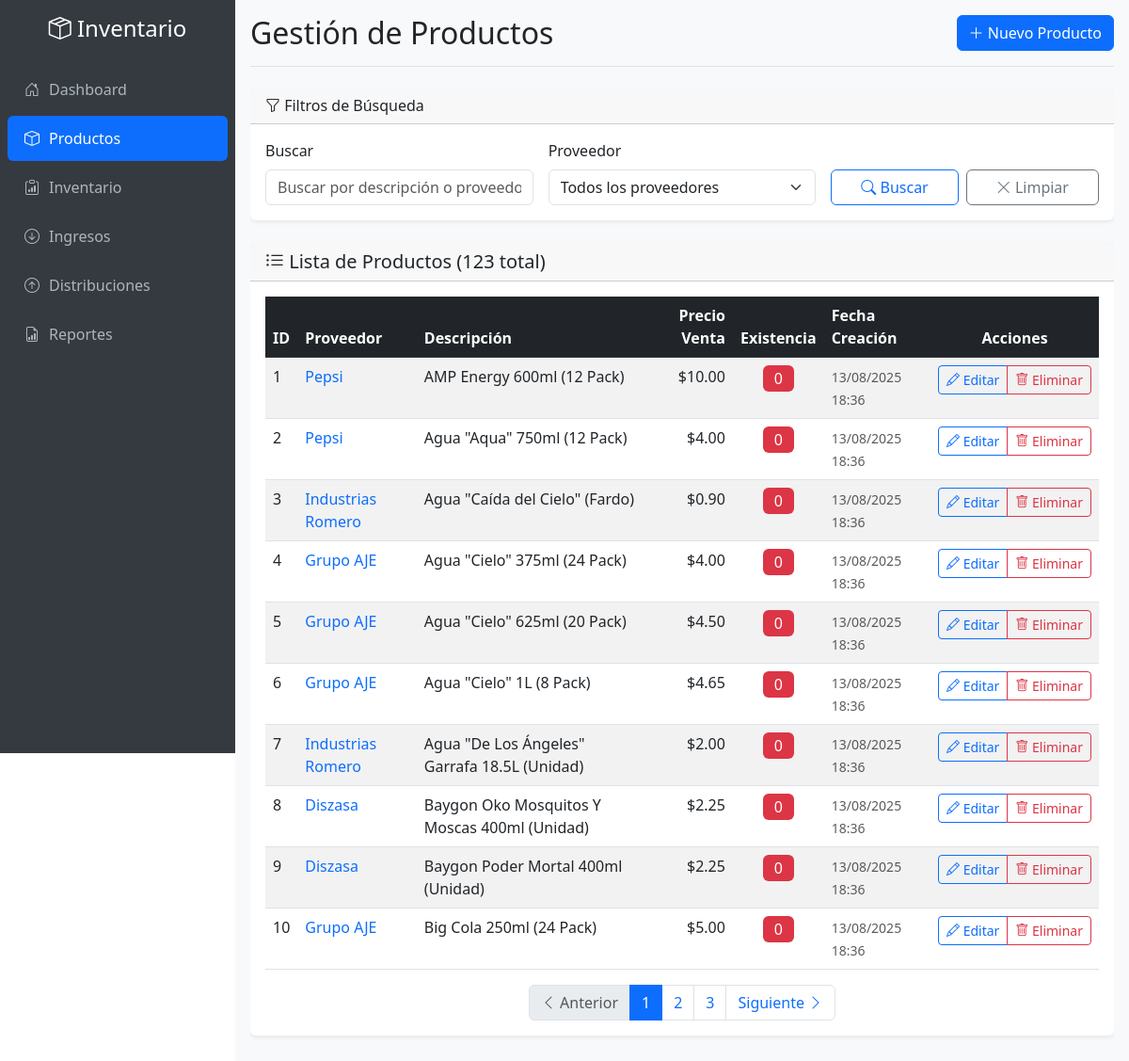
The page /productos.php on the database its author committed.
### tables this page shows
CREATE TABLE productos (
    id INT PRIMARY KEY AUTO_INCREMENT,
    proveedor VARCHAR(255) NOT NULL,
    descripcion TEXT NOT NULL,
    precio_venta DECIMAL(10,2) NOT NULL,
    existencia INT DEFAULT 0,
    fecha_creacion TIMESTAMP DEFAULT CURRENT_TIMESTAMP,
    fecha_actualizacion TIMESTAMP DEFAULT CURRENT_TIMESTAMP ON UPDATE CURRENT_TIMESTAMP
);

### productos.php (the view, shortened to what this page needs)
<?php
$database = new Database();
$db = $database->getConnection();
$page = isset($_GET['page']) ? (int)$_GET['page'] : 1;
$limit = 10;
$offset = ($page - 1) * $limit;
$search = isset($_GET['search']) ? $_GET['search'] : '';
$proveedor_filter = isset($_GET['proveedor']) ? $_GET['proveedor'] : '';
$where_conditions = [];
$params = [];
$where_clause = !empty($where_conditions) ? "WHERE " . implode(" AND ", $where_conditions) : "";
$count_query = "SELECT COUNT(*) as total FROM productos $where_clause";
$stmt_count = $db->prepare($count_query);
$stmt_count->execute($params);
$total_productos = $stmt_count->fetch()['total'];
$total_pages = ceil($total_productos / $limit);
$query = "SELECT * FROM productos $where_clause ORDER BY fecha_creacion DESC LIMIT $limit OFFSET $offset";
$stmt = $db->prepare($query);
$stmt->execute($params);
$productos = $stmt->fetchAll();
?>
<!DOCTYPE html>
<html lang="es">
<head>
    <link href="https://cdn.jsdelivr.net/npm/bootstrap@5.3.0/dist/css/bootstrap.min.css" rel="stylesheet">
    <link href="https://cdn.jsdelivr.net/npm/bootstrap-icons@1.10.0/font/bootstrap-icons.css" rel="stylesheet">
</head>
<body>
    <div class="app-container">
        <nav class="sidebar" id="sidebar">
            <div class="pt-3">
                <div class="text-center mb-4">
                    <h4 class="text-white d-none d-lg-block">
                        <i class="bi bi-box-seam"></i> Inventario
                    </h4>
                </div>
                <ul class="nav flex-column">
                    <li class="nav-item">
                        <a class="nav-link" href="index.php">
                            <i class="bi bi-house-door"></i> Dashboard
                        </a>
                    </li>
                    <li class="nav-item">
                        <a class="nav-link active" href="productos.php">
                            <i class="bi bi-box"></i> Productos
                        </a>
                    </li>
                    <li class="nav-item">
                        <a class="nav-link" href="inventario.php">
                            <i class="bi bi-clipboard-data"></i> Inventario
                        </a>
                    </li>
                    <li class="nav-item">
                        <a class="nav-link" href="ingresos.php">
                            <i class="bi bi-arrow-down-circle"></i> Ingresos
                        </a>
                    </li>
                    <li class="nav-item">
                        <a class="nav-link" href="distribuciones.php">
                            <i class="bi bi-arrow-up-circle"></i> Distribuciones
                        </a>
                    </li>
                    <li class="nav-item">
                        <a class="nav-link" href="reportes.php">
                            <i class="bi bi-file-earmark-bar-graph"></i> Reportes
                        </a>
                    </li>
                </ul>
            </div>
        </nav>
        <main class="main-content">
            <div class="content-wrapper">
                <div class="d-flex justify-content-between flex-wrap align-items-center mb-4 pb-3 border-bottom">
                    <h1 class="h2 mb-0">Gestión de Productos</h1>
                    <button type="button" class="btn btn-primary" data-bs-toggle="modal" data-bs-target="#modalProducto">
                        <i class="bi bi-plus-lg"></i>
                        <span class="d-none d-sm-inline">Nuevo Producto</span>
                    </button>
                </div>
                <div class="card mb-4 animate-in">
                    <div class="card-header">
                        <h6 class="mb-0">
                            <i class="bi bi-funnel"></i> Filtros de Búsqueda
                        </h6>
                    </div>
                    <div class="card-body">
                        <form method="GET" class="row g-3">
                            <div class="col-md-4">
                                <label for="search" class="form-label">Buscar</label>
                                <input type="text" class="form-control" id="search" name="search"
                                       value="<?php echo htmlspecialchars($search); ?>"
                                       placeholder="Buscar por descripción o proveedor...">
                            </div>
                            <div class="col-md-4">
                                <label for="proveedor" class="form-label">Proveedor</label>
                                <select class="form-select" id="proveedor" name="proveedor">
                                    <option value="">Todos los proveedores</option>
                                </select>
                            </div>
                            <div class="col-md-4 d-flex align-items-end gap-2">
                                <button type="submit" class="btn btn-outline-primary flex-fill">
                                    <i class="bi bi-search"></i>
                                    <span class="d-none d-sm-inline">Buscar</span>
                                </button>
                                <a href="productos.php" class="btn btn-outline-secondary flex-fill">
                                    <i class="bi bi-x-lg"></i>
                                    <span class="d-none d-sm-inline">Limpiar</span>
                                </a>
                            </div>
                        </form>
                    </div>
                </div>
                <div class="card animate-in">
                    <div class="card-header">
                        <h5 class="card-title mb-0">
                            <i class="bi bi-list-ul"></i>
                            Lista de Productos (<?php echo number_format($total_productos); ?> total)
                        </h5>
                    </div>
                    <div class="card-body">
                        <?php if (count($productos) > 0): ?>
                            <div class="table-responsive">
                                <table class="table table-striped table-hover mb-0">
                                    <thead class="table-dark">
                                        <tr>
                                            <th>ID</th>
                                            <th>Proveedor</th>
                                            <th>Descripción</th>
                                            <th class="text-end">Precio Venta</th>
                                            <th class="text-center">Existencia</th>
                                            <th class="d-none d-md-table-cell">Fecha Creación</th>
                                            <th class="table-actions text-center">Acciones</th>
                                        </tr>
                                    </thead>
                                    <tbody>
                                        <?php foreach ($productos as $producto): ?>
                                            <tr>
                                                <td class="fw-medium"><?php echo $producto['id']; ?></td>
                                                <td>
                                                    <span class="fw-medium text-primary">
                                                        <?php echo htmlspecialchars($producto['proveedor']); ?>
                                                    </span>
                                                </td>
                                                <td>
                                                    <span title="<?php echo htmlspecialchars($producto['descripcion']); ?>">
                                                        <?php echo htmlspecialchars($producto['descripcion']); ?>
                                                    </span>
                                                </td>
                                                <td class="text-end fw-medium">
                                                    $<?php echo number_format($producto['precio_venta'], 2); ?>
                                                </td>
                                                <td class="text-center">
                                                    <span class="badge fs-6 <?php echo $producto['existencia'] == 0 ? 'bg-danger' : ($producto['existencia'] < 10 ? 'bg-warning text-dark' : 'bg-success'); ?>">
                                                        <?php echo number_format($producto['existencia']); ?>
                                                    </span>
                                                </td>
                                                <td class="d-none d-md-table-cell text-muted">
                                                    <small><?php echo date('d/m/Y H:i', strtotime($producto['fecha_creacion'])); ?></small>
                                                </td>
                                                <td class="table-actions text-center">
                                                    <div class="btn-group" role="group">
                                                        <button type="button" class="btn btn-sm btn-outline-primary"
                                                                onclick="editarProducto(<?php echo htmlspecialchars(json_encode($producto)); ?>)"
                                                                title="Editar producto">
                                                            <i class="bi bi-pencil"></i>
                                                            <span class="d-none d-lg-inline"> Editar</span>
                                                        </button>
                                                        <button type="button" class="btn btn-sm btn-outline-danger"
                                                                onclick="eliminarProducto(<?php echo $producto['id']; ?>, '<?php echo htmlspecialchars($producto['descripcion']); ?>')"
                                                                title="Eliminar producto">
                                                            <i class="bi bi-trash"></i>
                                                            <span class="d-none d-lg-inline"> Eliminar</span>
                                                        </button>
                                                    </div>
                                                </td>
                                            </tr>
                                        <?php endforeach; ?>
                                    </tbody>
                                </table>
                            </div>
                            <?php if ($total_pages > 1): ?>
                                <nav aria-label="Navegación de productos" class="mt-3">
                                    <ul class="pagination justify-content-center mb-0">
                                        <li class="page-item <?php echo $page <= 1 ? 'disabled' : ''; ?>">
                                            <a class="page-link" href="?page=<?php echo $page - 1; ?>&search=<?php echo urlencode($search); ?>&proveedor=<?php echo urlencode($proveedor_filter); ?>">
                                                <i class="bi bi-chevron-left"></i>
                                                <span class="d-none d-sm-inline"> Anterior</span>
                                            </a>
                                        </li>
                                        <?php for ($i = max(1, $page - 2); $i <= min($total_pages, $page + 2); $i++): ?>
                                            <li class="page-item <?php echo $i == $page ? 'active' : ''; ?>">
                                                <a class="page-link" href="?page=<?php echo $i; ?>&search=<?php echo urlencode($search); ?>&proveedor=<?php echo urlencode($proveedor_filter); ?>"><?php echo $i; ?></a>
                                            </li>
                                        <?php endfor; ?>
                                        <li class="page-item <?php echo $page >= $total_pages ? 'disabled' : ''; ?>">
                                            <a class="page-link" href="?page=<?php echo $page + 1; ?>&search=<?php echo urlencode($search); ?>&proveedor=<?php echo urlencode($proveedor_filter); ?>">
                                                <span class="d-none d-sm-inline">Siguiente </span>
                                                <i class="bi bi-chevron-right"></i>
                                            </a>
                                        </li>
                                    </ul>
                                </nav>
                            <?php endif; ?>
                        <?php endif; ?>
                    </div>
                </div>
            </div>
        </main>
    </div>
</body>
</html>

### productos.php (style rules this page uses)
* { box-sizing: border-box; }
body { margin: 0; padding: 0; overflow-x: hidden; }
.app-container { display: flex; min-height: 100vh; width: 100%; }
.sidebar { background-color: #343a40; width: 250px; min-height: 100vh; position: fixed; top: 0; left: 0; z-index: 1000; overflow-y: auto; transition: transform 0.3s ease; }
.sidebar .nav-link { color: #adb5bd; padding: 0.75rem 1rem; border-radius: 0.375rem; margin: 0.125rem 0.5rem; display: flex; align-items: center; }
.sidebar .nav-link.active { color: #fff; background-color: #0d6efd; }
.sidebar .nav-link i { width: 20px; margin-right: 8px; text-align: center; }
.main-content { flex: 1; margin-left: 250px; min-height: 100vh; width: calc(100% - 250px); padding: 1rem; background-color: #f8f9fa; }
.table-actions { white-space: nowrap; }
.btn-sm { padding: 0.25rem 0.5rem; font-size: 0.875rem; }
.card { border: none; box-shadow: 0 0.125rem 0.25rem rgba(0, 0, 0, 0.075); margin-bottom: 1rem; }
.content-wrapper { width: 100%; max-width: 100%; overflow-x: auto; }
.animate-in { animation: slideIn 0.3s ease-out; }
.badge { font-weight: 500; padding: 0.375em 0.75em; }
.table-responsive { position: relative; }
.table-responsive::after { content: ''; position: absolute; top: 0; right: 0; bottom: 0; width: 20px; background: linear-gradient(to left, rgba(248,249,250,1) 0%, rgba(248,249,250,0) 100%); pointer-events: none; opacity: 0; transition: opacity 0.3s ease; }

### rows shown on the page
productos: id "1", proveedor "Pepsi", descripcion "AMP Energy 600ml (12 Pack)", precio_venta "10.00", existencia "0", fecha_creacion "13/08/2025 18:36"
productos: id "2", proveedor "Pepsi", descripcion "Agua \"Aqua\" 750ml (12 Pack)", precio_venta "4.00", existencia "0", fecha_creacion "13/08/2025 18:36"
productos: id "3", proveedor "Industrias Romero", descripcion "Agua \"Caída del Cielo\" (Fardo)", precio_venta "0.90", existencia "0", fecha_creacion "13/08/2025 18:36"
productos: id "4", proveedor "Grupo AJE", descripcion "Agua \"Cielo\" 375ml (24 Pack)", precio_venta "4.00", existencia "0", fecha_creacion "13/08/2025 18:36"
productos: id "5", proveedor "Grupo AJE", descripcion "Agua \"Cielo\" 625ml (20 Pack)", precio_venta "4.50", existencia "0", fecha_creacion "13/08/2025 18:36"
productos: id "6", proveedor "Grupo AJE", descripcion "Agua \"Cielo\" 1L (8 Pack)", precio_venta "4.65", existencia "0", fecha_creacion "13/08/2025 18:36"
productos: id "7", proveedor "Industrias Romero", descripcion "Agua \"De Los Ángeles\" Garrafa 18.5L (Unidad)", precio_venta "2.00", existencia "0", fecha_creacion "13/08/2025 18:36"
productos: id "8", proveedor "Diszasa", descripcion "Baygon Oko Mosquitos Y Moscas 400ml (Unidad)", precio_venta "2.25", existencia "0", fecha_creacion "13/08/2025 18:36"
productos: id "9", proveedor "Diszasa", descripcion "Baygon Poder Mortal 400ml (Unidad)", precio_venta "2.25", existencia "0", fecha_creacion "13/08/2025 18:36"
productos: id "10", proveedor "Grupo AJE", descripcion "Big Cola 250ml (24 Pack)", precio_venta "5.00", existencia "0", fecha_creacion "13/08/2025 18:36"

### other values the page prints
$total_productos "123"
